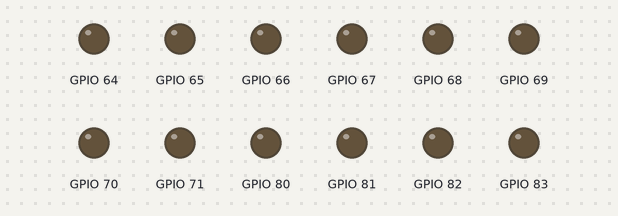
Recording of a sketch running on a simulated ESP8266 (NodeMCU). Shown: output pins drawn as LEDs (lit = HIGH). WiFi joins after 1.5 s; servers stay silent unless stated; what the sketch prints to the serial monitor is not drawn.

Above: at 0.1 s.
At 1.6 s:
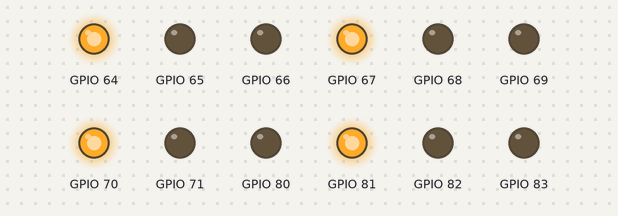
At 5.1 s:
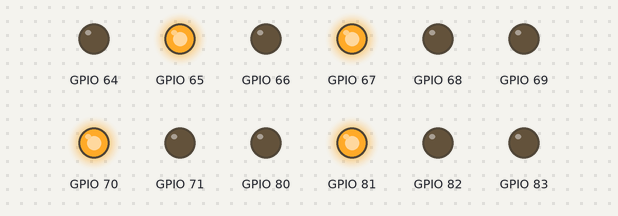
At 12.1 s:
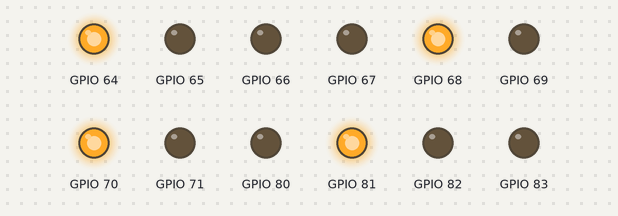
At 19.1 s:
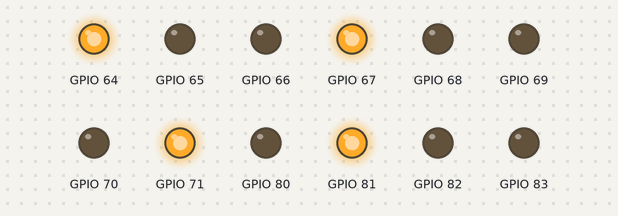
At 35.1 s:
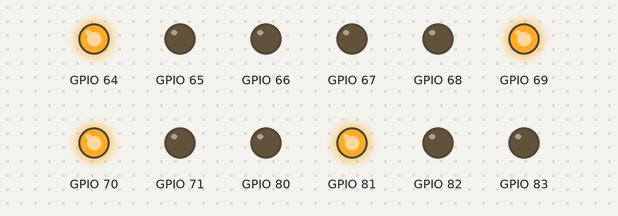
Timing chart, 0 to 36.6 s (numbered marks = the images above):
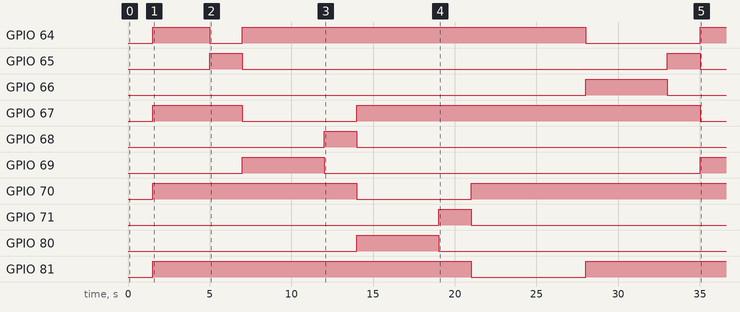

The sketch:

iot_traffic.ino
```cpp
#include <ESP8266WiFi.h>
#include <ESP8266WebServer.h>
#include <Wire.h>
#include <PCF8574.h>
#include <ArduinoJson.h>

// ====== WiFi Credentials ======
struct WiFiCredentials
{
    const char *ssid;
    const char *password;
};

// Add multiple WiFi networks - will connect to first available one
WiFiCredentials wifiNetworks[] = {
    {"Insaf-SLT-Fiber-2.4G", "InsafD@1234"},
    {"YourSecondWiFi", "password2"},
    {"YourThirdWiFi", "password3"}};
const int numNetworks = sizeof(wifiNetworks) / sizeof(wifiNetworks[0]);

// ====== Web Server ======
ESP8266WebServer server(80);

// ====== PCF8574 Boards ======
PCF8574 pcf1(0x20); // first board
PCF8574 pcf2(0x21); // second board

// ====== Modes ======
enum Mode
{
    AUTO,
    MANUAL
};
Mode currentMode = AUTO;

// ====== Lane Structure ======
struct Lane
{
    int redDevice, redPin;
    int yellowDevice, yellowPin;
    int greenDevice, greenPin;
};

// ====== Lanes ======
// IMPORTANT: Lane mapping must match Python intersection_final.py
// Python → Arduino:
//   lane_1 (UP direction)    → north
//   lane_2 (DOWN direction)  → south
//   lane_3 (RIGHT direction) → east
//   lane_4 (LEFT direction)  → west
//

// Hardware connections (PCF8574 pins):
Lane north = {1, 0, 1, 1, 1, 2}; // PCF1 P0,P1,P2
Lane east = {1, 3, 1, 4, 1, 5};  // PCF1 P3,P4,P5
Lane south = {1, 6, 1, 7, 2, 0}; // PCF1 P6,P7 + PCF2 P0
Lane west = {2, 1, 2, 2, 2, 3};  // PCF2 P1,P2,P3

// ====== Timing ======
unsigned long lastChange = 0;
int autoStep = 0;
const unsigned long greenTime = 5000;
const unsigned long yellowTime = 2000;

// ====== Function Helpers ======
void writeLED(int device, int pin, bool state)
{
    if (device == 1)
        pcf1.write(pin, state ? HIGH : LOW);
    else
        pcf2.write(pin, state ? HIGH : LOW);
}

void setLane(Lane lane, bool r, bool y, bool g)
{
    writeLED(lane.redDevice, lane.redPin, r);
    writeLED(lane.yellowDevice, lane.yellowPin, y);
    writeLED(lane.greenDevice, lane.greenPin, g);
}

void allStop()
{
    setLane(north, 1, 0, 0);
    setLane(east, 1, 0, 0);
    setLane(south, 1, 0, 0);
    setLane(west, 1, 0, 0);
}

// ====== Smart Light Control ======
void smartSetLight(String laneName, String color, int state)
{
    Lane *lane;
    if (laneName == "north")
        lane = &north;
    else if (laneName == "east")
        lane = &east;
    else if (laneName == "south")
        lane = &south;
    else if (laneName == "west")
        lane = &west;
    else
        return;

    // Safety logic
    if (color == "green" && state == 1)
    {
        setLane(*lane, 0, 0, 1);
        if (laneName == "north")
            setLane(south, 1, 0, 0);
        if (laneName == "south")
            setLane(north, 1, 0, 0);
        if (laneName == "east")
            setLane(west, 1, 0, 0);
        if (laneName == "west")
            setLane(east, 1, 0, 0);
    }
    else if (color == "red" && state == 1)
    {
        setLane(*lane, 1, 0, 0);
    }
    else if (color == "yellow" && state == 1)
    {
        setLane(*lane, 0, 1, 0);
    }
    else
    {
        // Turn off single LED
        if (color == "red")
            writeLED(lane->redDevice, lane->redPin, 0);
        if (color == "yellow")
            writeLED(lane->yellowDevice, lane->yellowPin, 0);
        if (color == "green")
            writeLED(lane->greenDevice, lane->greenPin, 0);
    }
}

// ====== Auto Mode ======
void autoTrafficControl()
{
    unsigned long now = millis();
    static unsigned long phaseTime = 0;
    static int phase = 0;

    if (now - phaseTime > (phase % 2 == 0 ? greenTime : yellowTime))
    {
        phase++;
        if (phase > 7)
            phase = 0;
        phaseTime = now;

        allStop();

        switch (phase)
        {
        case 0:
            setLane(north, 0, 0, 1);
            break;
        case 1:
            setLane(north, 0, 1, 0);
            break;
        case 2:
            setLane(east, 0, 0, 1);
            break;
        case 3:
            setLane(east, 0, 1, 0);
            break;
        case 4:
            setLane(south, 0, 0, 1);
            break;
        case 5:
            setLane(south, 0, 1, 0);
            break;
        case 6:
            setLane(west, 0, 0, 1);
            break;
        case 7:
            setLane(west, 0, 1, 0);
            break;
        }
    }
}

// ====== API Handlers ======
void handleControl()
{
    if (!server.hasArg("lane") || !server.hasArg("color") || !server.hasArg("state"))
    {
        server.send(400, "application/json", "{\"error\":\"Missing lane/color/state\"}");
        return;
    }

    String lane = server.arg("lane");
    String color = server.arg("color");
    int state = server.arg("state").toInt();

    currentMode = MANUAL;
    smartSetLight(lane, color, state);

    server.send(200, "application/json", "{\"status\":\"OK\",\"mode\":\"MANUAL\"}");
}

void handleMode()
{
    if (!server.hasArg("set"))
    {
        server.send(200, "application/json", currentMode == AUTO ? "{\"mode\":\"AUTO\"}" : "{\"mode\":\"MANUAL\"}");
        return;
    }

    String mode = server.arg("set");
    if (mode == "auto")
        currentMode = AUTO;
    else if (mode == "manual")
        currentMode = MANUAL;
    else
    {
        server.send(400, "application/json", "{\"error\":\"Invalid mode\"}");
        return;
    }

    server.send(200, "application/json", "{\"status\":\"Mode Updated\"}");
}

// ====== Setup ======
void setup()
{
    Serial.begin(115200);
    Wire.begin(D2, D1); // SDA, SCL
    pcf1.begin();
    pcf2.begin();

    // Try connecting to available WiFi networks
    bool connected = false;
    for (int i = 0; i < numNetworks && !connected; i++)
    {
        Serial.print("\nTrying: ");
        Serial.println(wifiNetworks[i].ssid);
        WiFi.begin(wifiNetworks[i].ssid, wifiNetworks[i].password);

        int attempts = 0;
        while (WiFi.status() != WL_CONNECTED && attempts < 20)
        {
            delay(500);
            Serial.print(".");
            attempts++;
        }

        if (WiFi.status() == WL_CONNECTED)
        {
            connected = true;
            Serial.println("\n✅ Connected to: " + String(wifiNetworks[i].ssid));
            Serial.println("IP: " + WiFi.localIP().toString());
        }
        else
        {
            Serial.println("\n❌ Failed");
        }
    }

    if (!connected)
    {
        Serial.println("\n❌ Could not connect to any WiFi network!");
        Serial.println("Device will restart in 10 seconds...");
        delay(10000);
        ESP.restart();
    }

    allStop();

    server.on("/control", handleControl);
    server.on("/mode", handleMode);
    server.begin();
    Serial.println("\n✅ Traffic Light System Ready!");
    Serial.println("Access at: http://" + WiFi.localIP().toString());
}

// ====== Loop ======
void loop()
{
    server.handleClient();
    if (currentMode == AUTO)
        autoTrafficControl();
}
```

Measured:
- by itself, GPIO 64: HIGH → LOW at 5.0 s, → HIGH 2.0 s later, → LOW 21.0 s later, → HIGH 7.0 s later
- by itself, GPIO 65: alternates HIGH for 2.0 s and LOW for 26.0 s
- by itself, GPIO 66: LOW → HIGH at 28.0 s, → LOW 5.0 s later
- by itself, GPIO 67: HIGH → LOW at 7.0 s, → HIGH 7.0 s later, → LOW 21.0 s later
- by itself, GPIO 68: LOW → HIGH at 12.0 s, → LOW 2.0 s later
- by itself, GPIO 69: LOW → HIGH at 7.0 s, → LOW 5.0 s later, → HIGH 23.0 s later
- by itself, GPIO 70: HIGH → LOW at 14.0 s, → HIGH 7.0 s later
- by itself, GPIO 71: LOW → HIGH at 19.0 s, → LOW 2.0 s later
